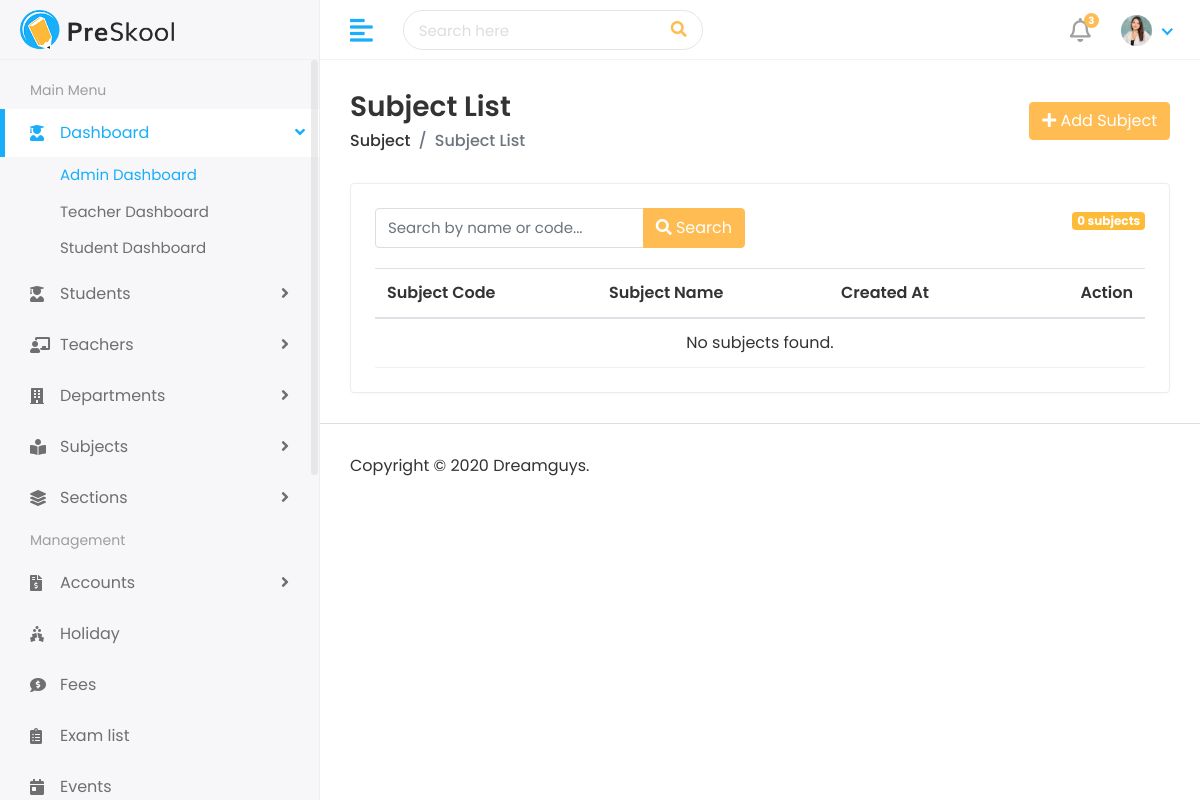
Before: /academic/subjects/ with the older database file.
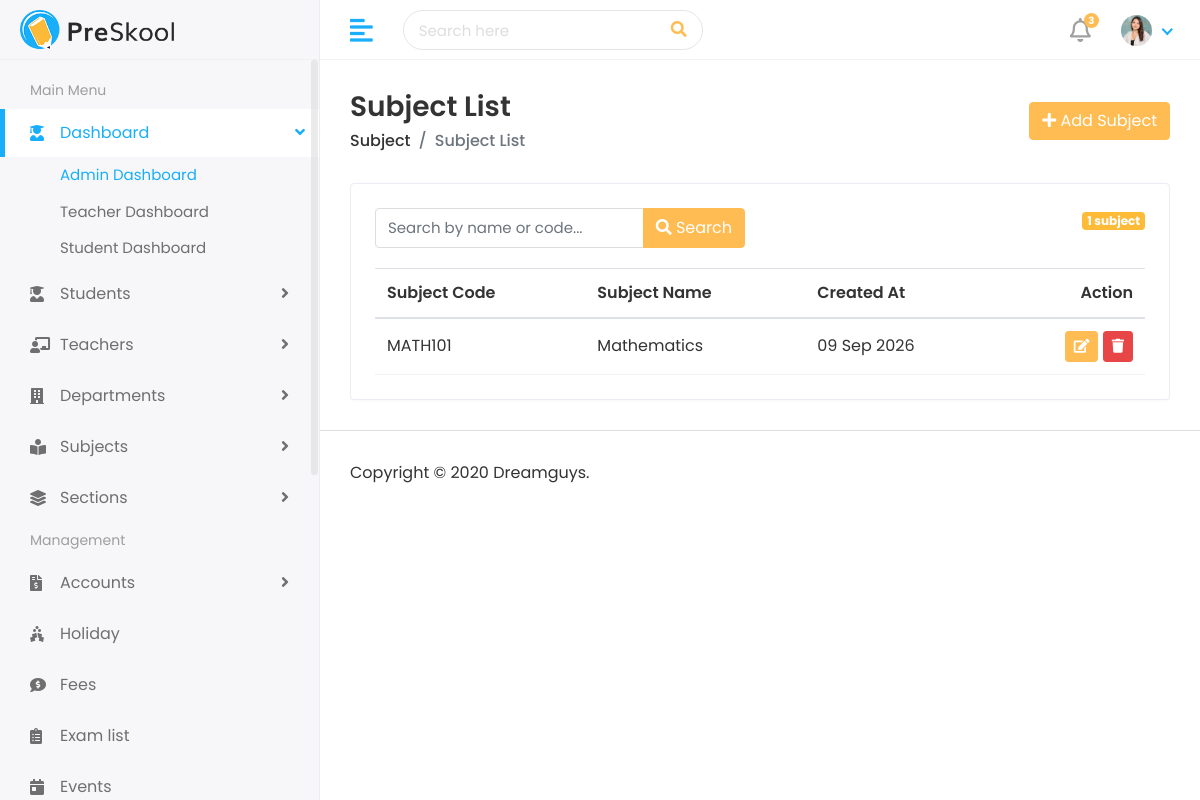
After: the same page with the newer database file.
### academic/models.py (models this page shows, shortened)
class Subject(models.Model):
    name = models.CharField(max_length=100)
    code = models.CharField(max_length=20, unique=True)
    created_at = models.DateTimeField(auto_now_add=True)
    updated_at = models.DateTimeField(auto_now=True)

### academic/views.py (the view)
# urls.py: path('subjects/', views.subject_list, name='subject_list'),
def subject_list(request):
    subjects = Subject.objects.all()
    search_query = request.GET.get('q', '')
    if search_query:
        subjects = subjects.filter(
            Q(name__icontains=search_query) | Q(code__icontains=search_query)
        )
    context = {
        'subjects': subjects,
        'search_query': search_query,
    }
    return render(request, 'academic/subject/subject_list.html', context)

### templates/academic/subject/subject_list.html (shortened to what this page needs)
{% extends 'base.html' %}
{% block content %}
<div class="content container-fluid">
  <div class="page-header">
    <div class="row align-items-center">
      <div class="col">
        <h3 class="page-title">Subject List</h3>
        <ul class="breadcrumb">
          <li class="breadcrumb-item"><a href="{% url 'subject_list' %}">Subject</a></li>
          <li class="breadcrumb-item active">Subject List</li>
        </ul>
      </div>
      <div class="col-auto text-right float-right">
        <a href="{% url 'subject_add' %}" class="btn btn-primary"><i class="fas fa-plus"></i> Add Subject</a>
      </div>
    </div>
  </div>
  <div class="row">
    <div class="col-sm-12">
      <div class="card">
        <div class="card-body">
          <div class="row">
            <div class="col-sm-12 col-md-6">
              <div class="form-group">
                <form method="get" action="{% url 'subject_list' %}">
                  <div class="input-group">
                    <input type="text" class="form-control" name="q" placeholder="Search by name or code..." value="{{ search_query|default:'' }}">
                    <div class="input-group-append">
                      <button class="btn btn-primary" type="submit"><i class="fas fa-search"></i> Search</button>
                    </div>
                  </div>
                </form>
              </div>
            </div>
            <div class="col-sm-12 col-md-6 text-right">
              <span class="badge badge-primary">{{ subjects|length }} subject{{ subjects|length|pluralize }}</span>
            </div>
          </div>
          <div class="table-responsive">
            <table class="table table-hover table-center mb-0">
              <thead>
                <tr>
                  <th>Subject Code</th>
                  <th>Subject Name</th>
                  <th>Created At</th>
                  <th class="text-right">Action</th>
                </tr>
              </thead>
              <tbody>
                {% for subject in subjects %}
                <tr>
                  <td>{{ subject.code }}</td>
                  <td>{{ subject.name }}</td>
                  <td>{{ subject.created_at|date:"d M Y" }}</td>
                  <td class="text-right">
                    <a href="{% url 'subject_edit' subject.pk %}" class="btn btn-sm btn-primary"><i class="fas fa-edit"></i></a>
                    <button type="button" class="btn btn-sm btn-danger delete-btn" data-url="{% url 'subject_delete' subject.pk %}" data-name="{{ subject.name }}"><i class="fas fa-trash"></i></button>
                  </td>
                </tr>
                {% empty %}
                <tr>
                  <td colspan="4" class="text-center">No subjects found.</td>
                </tr>
                {% endfor %}
              </tbody>
            </table>
          </div>
        </div>
      </div>
    </div>
  </div>
</div>
{% endblock %}

### templates/base.html (shortened to what this page needs)
{% load static %}
<!DOCTYPE html>
<html lang="en">
<head>
    <link rel="stylesheet" href="{% static 'assets/plugins/bootstrap/css/bootstrap.min.css' %}">
    <link rel="stylesheet" href="{% static 'assets/plugins/fontawesome/css/fontawesome.min.css' %}">
    <link rel="stylesheet" href="{% static 'assets/plugins/fontawesome/css/all.min.css' %}">
    <link rel="stylesheet" href="{% static 'assets/css/style.css' %}">
</head>
<body>
    <div class="main-wrapper">
        {% include 'includes/header.html' %}
        {% include 'includes/sidebar.html' %}
        <div class="page-wrapper">
            {% block content %}
            {% endblock %}
            {% include 'includes/footer.html' %}
        </div>
    </div>
</body>
</html>

### templates/includes/header.html (shortened to what this page needs)
{% load static %}
<div class="header">
    <div class="header-left">
        <a href="index.html" class="logo">
            <img src="{% static 'assets/img/logo.png' %}" alt="Logo">
        </a>
    </div>
    <a href="javascript:void(0);" id="toggle_btn">
        <i class="fas fa-align-left"></i>
    </a>
    <div class="top-nav-search">
        <form>
            <input type="text" class="form-control" placeholder="Search here">
            <button class="btn" type="submit"><i class="fas fa-search"></i></button>
        </form>
    </div>
    <ul class="nav user-menu">
        <li class="nav-item dropdown noti-dropdown">
            <a href="#" class="dropdown-toggle nav-link" data-toggle="dropdown">
                <i class="far fa-bell"></i> <span class="badge badge-pill">3</span>
            </a>
        </li>
        <li class="nav-item dropdown has-arrow">
            <a href="#" class="dropdown-toggle nav-link" data-toggle="dropdown">
                <span class="user-img"><img class="rounded-circle" src="{% static 'assets/img/profiles/avatar-01.jpg' %}" width="31"
                        alt="Ryan Taylor"></span>
            </a>
        </li>
    </ul>
</div>

### templates/includes/sidebar.html (shortened to what this page needs)
{% load static %}
<div class="sidebar" id="sidebar">
    <div class="sidebar-inner slimscroll">
        <div id="sidebar-menu" class="sidebar-menu">
            <ul>
                <li class="menu-title">
                    <span>Main Menu</span>
                </li>
                <li class="submenu active">
                    <a href="#"><i class="fas fa-user-graduate"></i> <span> Dashboard</span> <span
                            class="menu-arrow"></span></a>
                    <ul>
                        <li><a href="index.html" class="active">Admin Dashboard</a></li>
                        <li><a href="teacher-dashboard.html">Teacher Dashboard</a></li>
                        <li><a href="student-dashboard.html">Student Dashboard</a></li>
                    </ul>
                </li>
                <li class="submenu">
                    <a href="#"><i class="fas fa-user-graduate"></i> <span> Students</span> <span
                            class="menu-arrow"></span></a>
                </li>
                <li class="submenu">
                    <a href="#"><i class="fas fa-chalkboard-teacher"></i> <span> Teachers</span> <span
                            class="menu-arrow"></span></a>
                </li>
                <li class="submenu">
                    <a href="#"><i class="fas fa-building"></i> <span> Departments</span> <span
                            class="menu-arrow"></span></a>
                </li>
                <li class="submenu">
                    <a href="#"><i class="fas fa-book-reader"></i> <span> Subjects</span> <span
                            class="menu-arrow"></span></a>
                </li>
                <li class="submenu">
                    <a href="#"><i class="fas fa-layer-group"></i> <span> Sections</span> <span
                            class="menu-arrow"></span></a>
                </li>
                <li class="menu-title">
                    <span>Management</span>
                </li>
                <li class="submenu">
                    <a href="#"><i class="fas fa-file-invoice-dollar"></i> <span> Accounts</span> <span
                            class="menu-arrow"></span></a>
                </li>
                <li>
                    <a href="holiday.html"><i class="fas fa-holly-berry"></i> <span>Holiday</span></a>
                </li>
                <li>
                    <a href="fees.html"><i class="fas fa-comment-dollar"></i> <span>Fees</span></a>
                </li>
                <li>
                    <a href="exam.html"><i class="fas fa-clipboard-list"></i> <span>Exam list</span></a>
                </li>
                <li>
                    <a href="event.html"><i class="fas fa-calendar-day"></i> <span>Events</span></a>
                </li>
            </ul>
        </div>
    </div>
</div>

### templates/includes/footer.html
<footer>
    <p>Copyright © 2020 Dreamguys.</p>
</footer>

Changed rows visible on the page:
added Subject: code "MATH101", name "Mathematics", created_at "09 Sep 2026"
Other visible differences:
{{ subjects|length }}: "0" → "1"
text no longer shown: "No subjects found."
